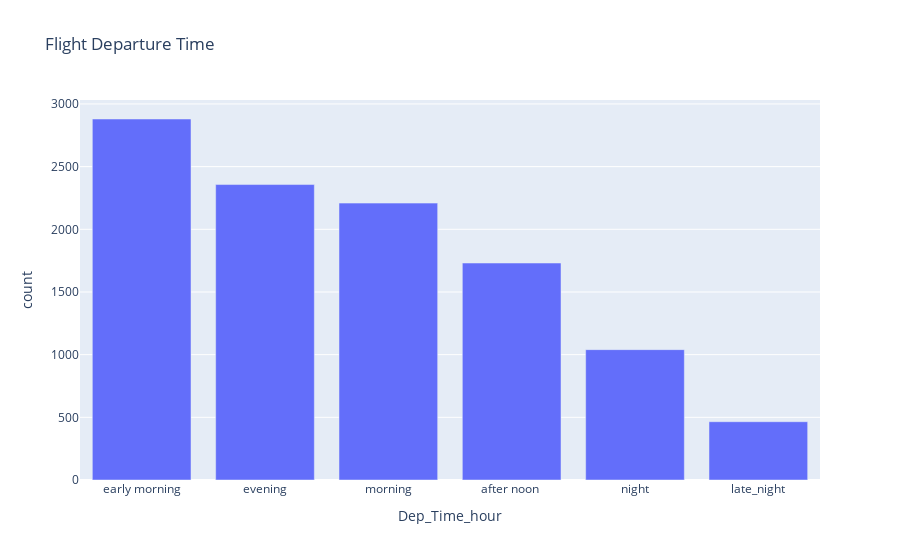

The code cell stored with this chart in its notebook:
### Code cell
#interactive plot doing 
import pandas as pd
import plotly.express as px

df=data['Dep_Time_hour'].apply(flight_departure_time).value_counts().reset_index()
#df
fig = px.bar(df, x='Dep_Time_hour', y='count', title='Flight Departure Time')
fig.show()

### Figure 1 — Plotly figure (JSON) as saved in the notebook; plotly's stock layout.template omitted (floating-point values rounded to 4 significant figures)
{"data": [{"alignmentgroup": "True", "hovertemplate": "Dep_Time_hour=%{x}<br>count=%{y}<extra></extra>", "legendgroup": "", "marker": {"color": "#636efa", "pattern": {"shape": ""}}, "name": "", "offsetgroup": "", "orientation": "v", "showlegend": false, "textposition": "auto", "type": "bar", "x": ["early morning", "evening", "morning", "after noon ", "night", "late_night"], "xaxis": "x", "y": [2880, 2357, 2209, 1731, 1040, 465], "yaxis": "y"}], "layout": {"barmode": "relative", "legend": {"tracegroupgap": 0}, "title": {"text": "Flight Departure Time"}, "xaxis": {"anchor": "y", "domain": [0, 1], "title": {"text": "Dep_Time_hour"}}, "yaxis": {"anchor": "x", "domain": [0, 1], "title": {"text": "count"}}}}
